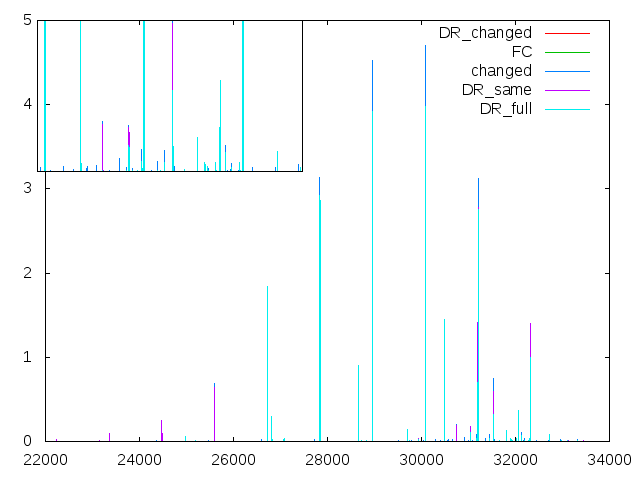

This chart was generated by the following gnuplot code:
#set xrange [22000:34000]
set yrange [0:5]
#plot "DR.spe" u 1:2 w l title "DR_changed", "shift.spe" w l title "FC", "changed.spe" u 1:2 w l title "changed", "DR_same.spe" u 1:2 w l title "DR_same"
#plot "shift.spe" w l title "FC", "DR_same.spe" u 1:2 w l title "DR_same", "DR" u ($5+32000):4:1 w p palette title " ","shift" u ($5+32000):4:1 w p palette title " "
#plot "DR.spe" u 1:2 w l title "DR_changed", "changed.spe" u 1:2 w l title "changed", "DR_full.spe" u 1:2 w l title "DR_full", "DR" u 2:1 w p title " "

set term png
set output "spectra.png"
set xrange [22000:34000]

set multiplot
set origin 0.,0.
set size 1.0, 1.0
plot "DR_changed.spe" u 1:2 w i title "DR_changed", "shift.spe" w i title "FC", "changed.spe" u 1:2 w i title "changed", "DR_same.spe" u 1:2 w l title "DR_same", "DR_full.spe" u 1:2 w l title "DR_full"

set origin 0.02, 0.6
set size 0.5, 0.4
set xrange [30000:33000]
set yrange [0:0.6]
unset xtics
unset ytics
unset key
plot "DR_changed.spe" u 1:2 w i title "DR_changed", "shift.spe" w i title "FC", "changed.spe" u 1:2 w i title "changed", "DR_same.spe" u 1:2 w l title "DR_same", "DR_full.spe" u 1:2 w l title "DR_full"

pause -1
